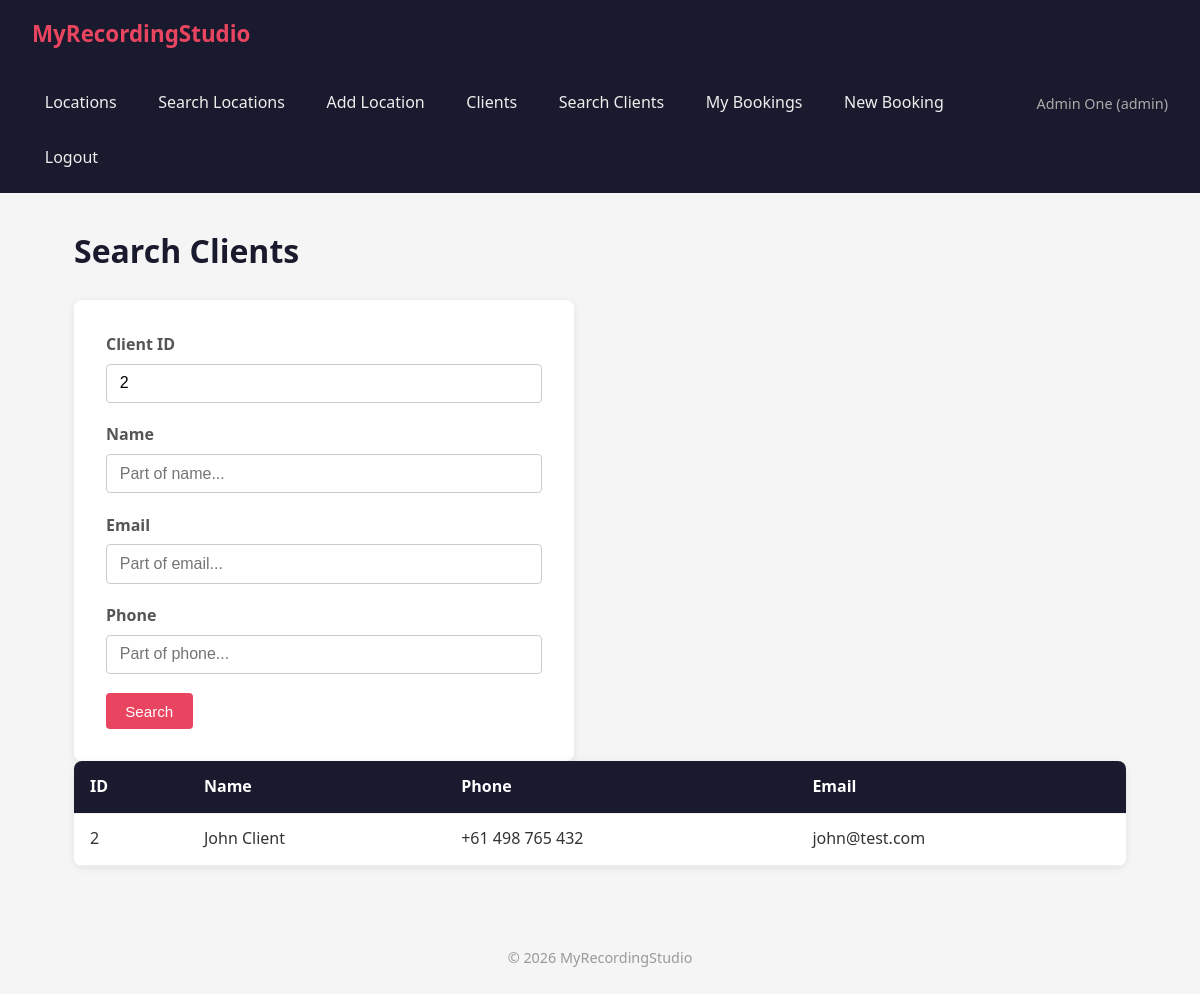
Page /pages/clients/search.php?id=2 (signed in) on the committed database.
### tables this page shows
CREATE TABLE IF NOT EXISTS users (
    id INT AUTO_INCREMENT PRIMARY KEY,
    name VARCHAR(100) NOT NULL,
    phone VARCHAR(20) NOT NULL,
    email VARCHAR(150) NOT NULL UNIQUE,
    password VARCHAR(255) NOT NULL,
    type VARCHAR(10) NOT NULL,
    created_at TIMESTAMP DEFAULT CURRENT_TIMESTAMP
);

### classes/User.php (called while the page is built, shortened)
<?php
class User
{
    private $db;
    public function __construct($conn)
    {
        $this->db = $conn;
    }
    public function searchClients(string $id, string $name, string $email, string $phone): array
    {
        $conditions = ["type = 'client'"];
        $params = [];
        $types = '';
        if ($id !== '') {
            $conditions[] = "id = ?";
            $params[] = (int) $id;
            $types .= 'i';
        }
        $sql = "SELECT * FROM users WHERE " . implode(' AND ', $conditions) . " ORDER BY name";
        $stmt = $this->db->prepare($sql);
        if ($types !== '') {
            $stmt->bind_param($types, ...$params);
        }
        $stmt->execute();
        return $stmt->get_result()->fetch_all(MYSQLI_ASSOC);
    }
}

### pages/clients/search.php (the view, shortened to what this page needs)
<?php
require_once __DIR__ . '/../../config/database.php';
require_once __DIR__ . '/../../classes/User.php';
$clients = [];
$searchId = trim($_GET['id'] ?? '');
$searchName = trim($_GET['name'] ?? '');
$searchEmail = trim($_GET['email'] ?? '');
$searchPhone = trim($_GET['phone'] ?? '');
$searched = ($searchId !== '' || $searchName !== '' || $searchEmail !== '' || $searchPhone !== '');
if ($searched) {
    $userObj = new User($conn);
    $clients = $userObj->searchClients($searchId, $searchName, $searchEmail, $searchPhone);
}
require_once __DIR__ . '/../../includes/header.php';
?>
<h1>Search Clients</h1>
<form method="GET" class="form">
    <div class="form-group">
        <label for="id">Client ID</label>
        <input type="text" id="id" name="id" placeholder="Exact ID..."
               value="<?= htmlspecialchars($searchId) ?>">
    </div>
    <div class="form-group">
        <label for="name">Name</label>
        <input type="text" id="name" name="name" placeholder="Part of name..."
               value="<?= htmlspecialchars($searchName) ?>">
    </div>
    <div class="form-group">
        <label for="email">Email</label>
        <input type="text" id="email" name="email" placeholder="Part of email..."
               value="<?= htmlspecialchars($searchEmail) ?>">
    </div>
    <div class="form-group">
        <label for="phone">Phone</label>
        <input type="text" id="phone" name="phone" placeholder="Part of phone..."
               value="<?= htmlspecialchars($searchPhone) ?>">
    </div>
    <button type="submit" class="btn btn-primary">Search</button>
</form>
<?php if ($searched): ?>
    <?php if (empty($clients)): ?>
        <p>No clients found.</p>
    <?php else: ?>
        <table class="table">
            <thead>
                <tr>
                    <th>ID</th>
                    <th>Name</th>
                    <th>Phone</th>
                    <th>Email</th>
                </tr>
            </thead>
            <tbody>
                <?php foreach ($clients as $client): ?>
                    <tr>
                        <td><?= $client['id'] ?></td>
                        <td><?= htmlspecialchars($client['name']) ?></td>
                        <td><?= htmlspecialchars($client['phone']) ?></td>
                        <td><?= htmlspecialchars($client['email']) ?></td>
                    </tr>
                <?php endforeach; ?>
            </tbody>
        </table>
    <?php endif; ?>
<?php endif; ?>
<?php require_once __DIR__ . '/../../includes/footer.php'; ?>

### assets/css/style.css (style rules this page uses)
* { margin: 0; padding: 0; box-sizing: border-box; }
body { font-family: 'Segoe UI', Tahoma, Geneva, Verdana, sans-serif; background: #f5f5f5; color: #333; line-height: 1.6; }
h1 { margin-bottom: 1.5rem; color: #1a1a2e; }
.form { background: #fff; padding: 2rem; border-radius: 8px; box-shadow: 0 2px 8px rgba(0, 0, 0, 0.08); max-width: 500px; }
.form-group { margin-bottom: 1.2rem; }
.form-group label { display: block; margin-bottom: 0.4rem; font-weight: 600; color: #555; }
.form-group input, .form-group select, .form-group textarea { width: 100%; padding: 0.6rem 0.8rem; border: 1px solid #ccc; border-radius: 4px; font-size: 1rem; }
.btn { display: inline-block; padding: 0.6rem 1.2rem; border: none; border-radius: 4px; cursor: pointer; text-decoration: none; font-size: 0.95rem; background: #ddd; color: #333; transition: background 0.2s; }
.btn-primary { background: #e94560; color: #fff; }
.table { width: 100%; border-collapse: collapse; background: #fff; border-radius: 8px; overflow: hidden; box-shadow: 0 2px 8px rgba(0, 0, 0, 0.08); }
.table th, .table td { padding: 0.8rem 1rem; text-align: left; border-bottom: 1px solid #eee; }
.table th { background: #1a1a2e; color: #fff; font-weight: 600; }

### rows in the picture
users: id "2", name "John Client", phone "+61 498 765 432", email "john@test.com"

### other values in the picture
$_SESSION['user_name'] "Admin One"
$_SESSION['user_type'] "admin"
